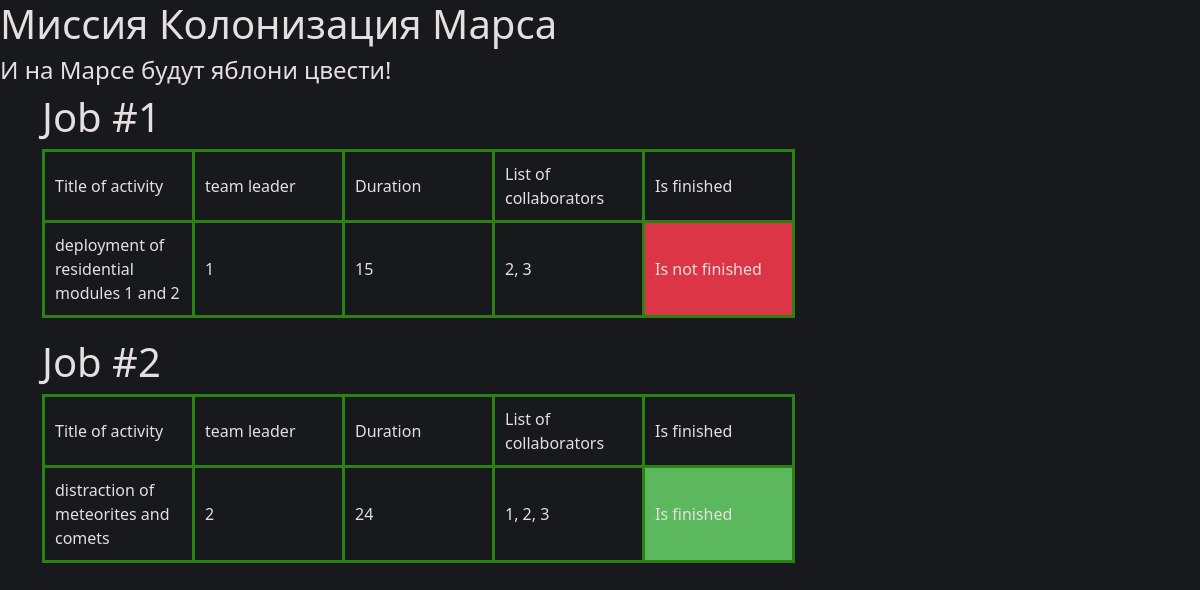
Screenshot of /table with the database file from the repository.
### data/jobs.py (models this page shows, shortened)
class Job(SqlAlchemyBase):
    __tablename__ = 'jobs'
    id = sqlalchemy.Column(sqlalchemy.Integer,
                           primary_key=True, autoincrement=True)
    team_leader = sqlalchemy.Column(sqlalchemy.Integer, sqlalchemy.ForeignKey("users.id"))
    job = sqlalchemy.Column(sqlalchemy.String)
    work_size = sqlalchemy.Column(sqlalchemy.Integer)
    collaborators = sqlalchemy.Column(sqlalchemy.String)
    start_date = sqlalchemy.Column(sqlalchemy.DateTime, default=datetime.datetime.now)
    end_date = sqlalchemy.Column(sqlalchemy.DateTime)
    is_finished = sqlalchemy.Column(sqlalchemy.Boolean, default=False)
    user = orm.relationship('User')

### repr.py (the view)
@app.route('/table')
def table():
    db_sess = create_session()
    lst = []
    for job in db_sess.query(Job).all():
        lst.append(job)
    return render_template('table.html', title='Работа', list=lst)

### data/db_session.py (called while the page is built)
def create_session() -> Session:
    global __factory
    return __factory()

### templates/table.html
{% extends "base.html" %}
{% block hed %}
<link rel="stylesheet" href="/static/css/table.css">
{% endblock %}
{% block content %}
{% for job in list %}
<h1>Job #{{job.id}}</h1>
<table>
    <thead>
    <tr>
        <td>Title of activity</td>
        <td>team leader</td>
        <td>Duration</td>
        <td>List of collaborators</td>
        <td>Is finished</td>
    </tr>
    </thead>
    <tbody>
        <tr>
            <td>{{job.job}}</td>
            <td>{{job.team_leader}}</td>
            <td>{{job.work_size}}</td>
            <td>{{job.collaborators}}</td>
            {% if job.is_finished %}
            <td class="finished">Is finished</td>
            {% else %}
            <td class="not_finished">Is not finished</td>
            {% endif %}
        </tr>
    </tbody>
</table>
{% endfor %}
{% endblock %}

### templates/base.html (shortened to what this page needs)
<!DOCTYPE html>
<html lang="en">
    <head>
                    <link rel="stylesheet"
                    href="https://cdn.jsdelivr.net/npm/bootstrap@5.0.0-beta1/dist/css/bootstrap.min.css"
>
        {% block hed%}{% endblock %}
    </head>
    <body>
    <h1>Миссия Колонизация Марса</h1>
    <h4>И на Марсе будут яблони цвести!</h4>
    <main role="main" class="container">
    {% block content %}{% endblock %}
    </main>
    </body>
</html>

### static/css/table.css (style rules this page uses)
td { text-align: left; padding: 10px; border: 3px solid rgb(43, 129, 17); min-width: 150px; }
td.finished { background: #5cb85c }
td.not_finished { background: #dc3545 }
body { background-color: #18191C; color: #e6dfdf; }
table { width: 650px; border-top: 7px solid rgb(43, 129, 17); border-collapse: collapse; text-align: center; margin-bottom: 20px; border: 1px solid #dddddd; }

### rows the page displays
Job: id "1", job "deployment of residential modules 1 and 2", team_leader "1", work_size "15", collaborators "2, 3", is_finished "Is not finished"
Job: id "2", job "distraction of meteorites and comets", team_leader "2", work_size "24", collaborators "1, 2, 3", is_finished "Is finished"
